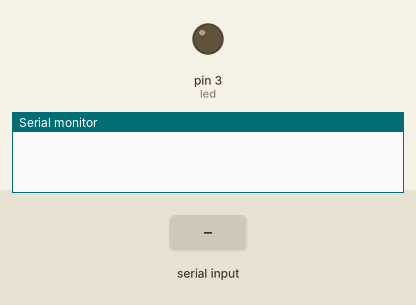
A sketch run on a simulated Arduino Uno, built with avr-gcc and run on an emulated ATmega328P. Parts: output pins drawn as LEDs (lit = HIGH), the last lines printed to the serial monitor. The test bench sets the inputs (shaded band).

Above: at 1.2 s.
1.3 s: byte 30 received over Serial
At 1.8 s:
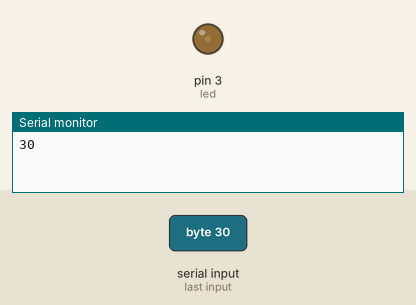
2.8 s: byte 90 received over Serial
At 4.1 s:
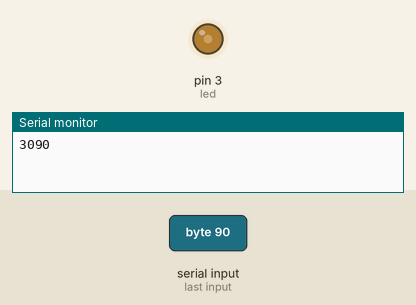
Timing chart, 0 to 5.8 s (numbered marks = the images above; inputs shaded):
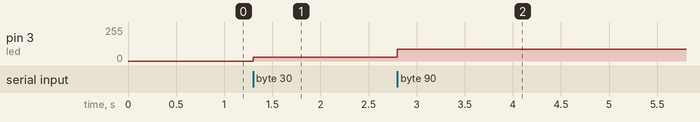

The sketch:

A122PwmG4P.ino
```cpp
/* Le programme reçoit un entier de 0 à 255 réglant le signal PWM et la luminosité de la LED branchée sur cette sortie PWM */

#define led 3
byte val;

void setup() {
  pinMode(led,OUTPUT);
  Serial.begin(9600);
}

void loop() {
  if (Serial.available()) {
    val=Serial.read();
    analogWrite(led,val);
    Serial.print(val);
  }
}
```

Measured:
- after the input at 1.3 s, pin 3 (led): 0/255 → 30/255 at once
- after the input at 2.8 s, pin 3 (led): 30/255 → 90/255 at once
